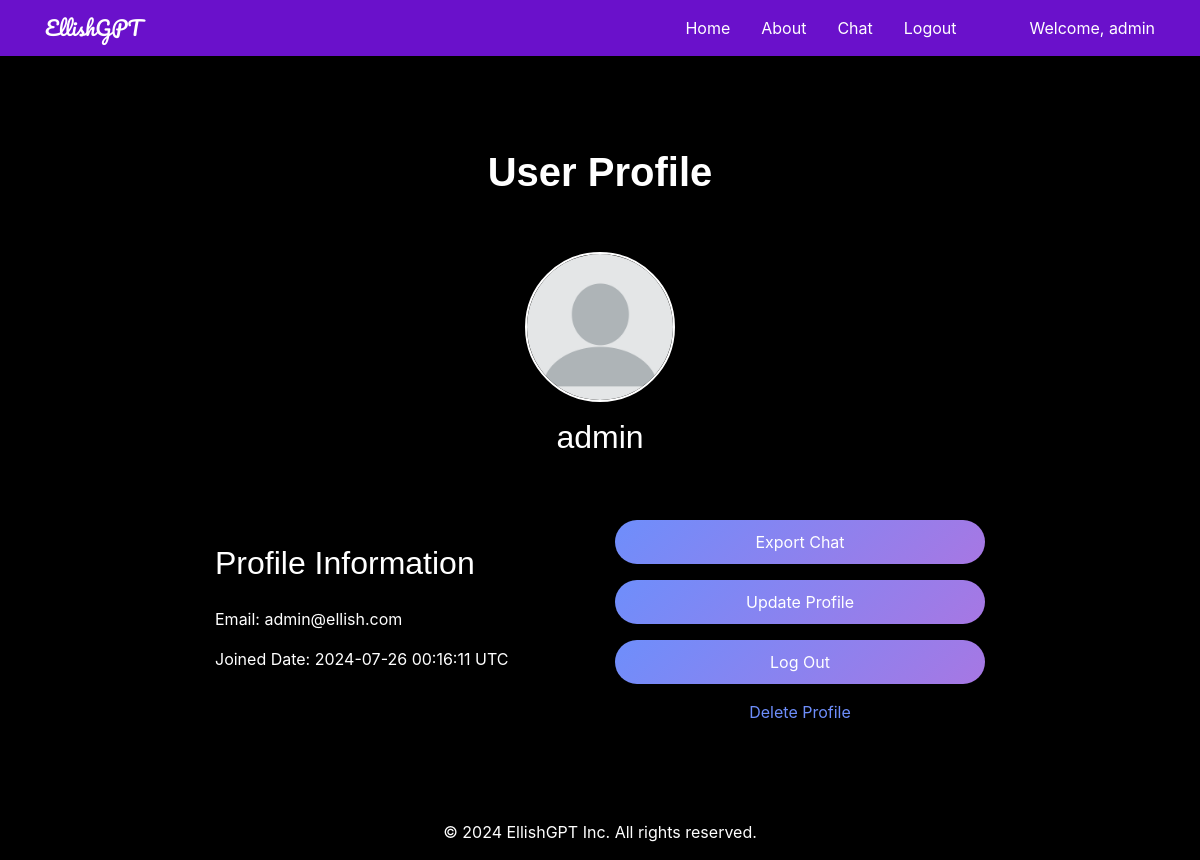
Screenshot of /profile (signed in) with the database file from the repository.
### tables this page shows
CREATE TABLE users (
                userid INTEGER PRIMARY KEY,
                username TEXT NOT NULL UNIQUE,
                password TEXT NOT NULL,
                email TEXT NOT NULL UNIQUE,
                joined_date TIMESTAMP DEFAULT CURRENT_TIMESTAMP,
                first_name TEXT NOT NULL DEFAULT 'John',
                last_name TEXT NOT NULL DEFAULT 'Doe',
                profile_picture TEXT NOT NULL DEFAULT 'default.png'
            );

### genaiserver_wl_folder/flask_app.py (the view)
    @app.route("/profile")
    @login_required
    def profile():
        username = session.get('username')
        if not username:
            flash("User not logged in.")
            return redirect(url_for('home'))
        user_info = get_user_info(username)
        if not user_info:
            flash("User information not found.")
            return redirect(url_for('home'))
        email = user_info['email']
        first_name = user_info['first_name']
        last_name = user_info['last_name']
        profile_picture = user_info['profile_picture']
        joined_date = user_info['joined_date']
        return render_template("profile.html", app_data=app_data, hide_navbar=False, email=email, first_name=first_name, last_name=last_name, profile_picture=profile_picture, joined_date=joined_date)

### genaiserver_wl_folder/sql.py (called while the page is built)
def convert_datetime(s):
    return datetime.strptime(s.decode('utf-8'), '%Y-%m-%d %H:%M:%S')

def get_user_info(username: str):
    try:
        config = get_configs()
        dbfile = config.get("DATABASE_FILE")
        if not dbfile:
            raise ValueError("DATABASE_FILE is not set or is empty in the configuration.")
        with sqlite3.connect(dbfile, detect_types=sqlite3.PARSE_DECLTYPES) as conn:
            conn.row_factory = sqlite3.Row  # Ensure row factory is set
            c = conn.cursor()
            c.execute('SELECT email, joined_date, first_name, last_name, profile_picture FROM users WHERE username = ?', (username,))
            user_info = c.fetchone()
            return user_info
    except sqlite3.Error as e:
        logging.exception(f"Error retrieving user information: {e}")
    except ValueError as ve:
        logging.error(ve)
        return None

### templates/profile.html (shortened to what this page needs)
<!doctype html>
<html lang="en">
    <head>
        <link
            rel="stylesheet"
            href="https://stackpath.bootstrapcdn.com/bootstrap/4.5.2/css/bootstrap.min.css"
        />
    </head>
    <body>
        {% extends 'layout.html' %} {% block body %}
        <div
            class="container-fluid page-transition"
            id="pageTransitionContainer"
            style="
                background-color: black;
                min-height: 100vh;
                padding-top: 100px;
            "
        >
            <div class="row py-5 text-center">
                <div class="col-12">
                    <h1
                        style="
                            color: white;
                            font-weight: bold;
                            font-family: &quot;Raleway&quot;, sans-serif;
                        "
                    >
                        User Profile
                    </h1>
                </div>
            </div>
            <div class="row justify-content-center">
                <div class="col-md-8 text-center">
                    <img
                        src="{{ url_for('static', filename='profile_pictures/' + profile_picture) }}"
                        alt="User Profile Picture"
                        class="rounded-circle img-fluid"
                        style="
                            width: 150px;
                            height: 150px;
                            object-fit: cover;
                            border: 2px solid #ffffff;
                        "
                        onerror="this.onerror=null;this.src='https://cdn.pixabay.com/photo/2015/10/05/22/37/blank-profile-picture-973460_960_720.png';"
                    />
                    <h2
                        class="my-3"
                        style="
                            color: white;
                            font-family: &quot;Raleway&quot;, sans-serif;
                        "
                    >
                        {{ session['username'] if 'username' in session else
                        'Guest' }}
                    </h2>
                </div>
            </div>
            <div class="row justify-content-center py-5">
                <div class="col-md-8 text-center">
                    <div class="row">
                        <div class="col-md-6 text-start">
                            <h2
                                class="my-4"
                                style="
                                    color: white;
                                    font-family: &quot;Raleway&quot;, sans-serif;
                                "
                            >
                                Profile Information
                            </h2>
                            <p style="color: white">Email: {{ email }}</p>
                            <p style="color: white">
                                Joined Date: {{ joined_date }} UTC
                            </p>
                        </div>
                        <div class="col-md-6 d-grid gap-3 text-center">
                            <a href="/export" class="btn btn-gradient"
                                >Export Chat</a
                            >
                            <a href="/update-profile" class="btn btn-gradient"
                                >Update Profile</a
                            >
                            <a href="/logout" class="btn btn-gradient"
                                >Log Out</a
                            >
                            <a
                                href="#"
                                class="delete-profile-link"
                                id="deleteProfileLink"
                                >Delete Profile</a
                            >
                        </div>
                    </div>
                </div>
            </div>
            <div class="container text-center mt-5">
                <p style="color: white">
                    &copy; 2024 EllishGPT Inc. All rights reserved.
                </p>
            </div>
        </div>
        {% endblock %}

### templates/layout.html (style rules this page uses)
html, body { margin: 0; padding: 0; height: 100%; overflow-x: hidden; }

### templates/profile.html (style rules this page uses)
body { background-color: black; opacity: 1; transition: opacity 0.5s ease-in-out; }
.btn-gradient { background: linear-gradient(135deg, #6e8efb, #a777e3); color: white; border: none; border-radius: 25px; padding: 10px 20px; font-size: 16px; transition: background 0.2s, transform 0.2s; }
.delete-profile-link { color: #6e8efb; text-decoration: none; }
.page-transition { opacity: 0; transition: opacity 1s ease-in-out; }
.page-transition.fade-in { opacity: 1; }

### rows the page displays
users: profile_picture (placeholder picture), email "admin@ellish.com", joined_date "2024-07-26 00:16:11"

### other values shown
{{ app_data['project_name'] }} "EllishGPT"
{{ session['username'] }} "admin"
